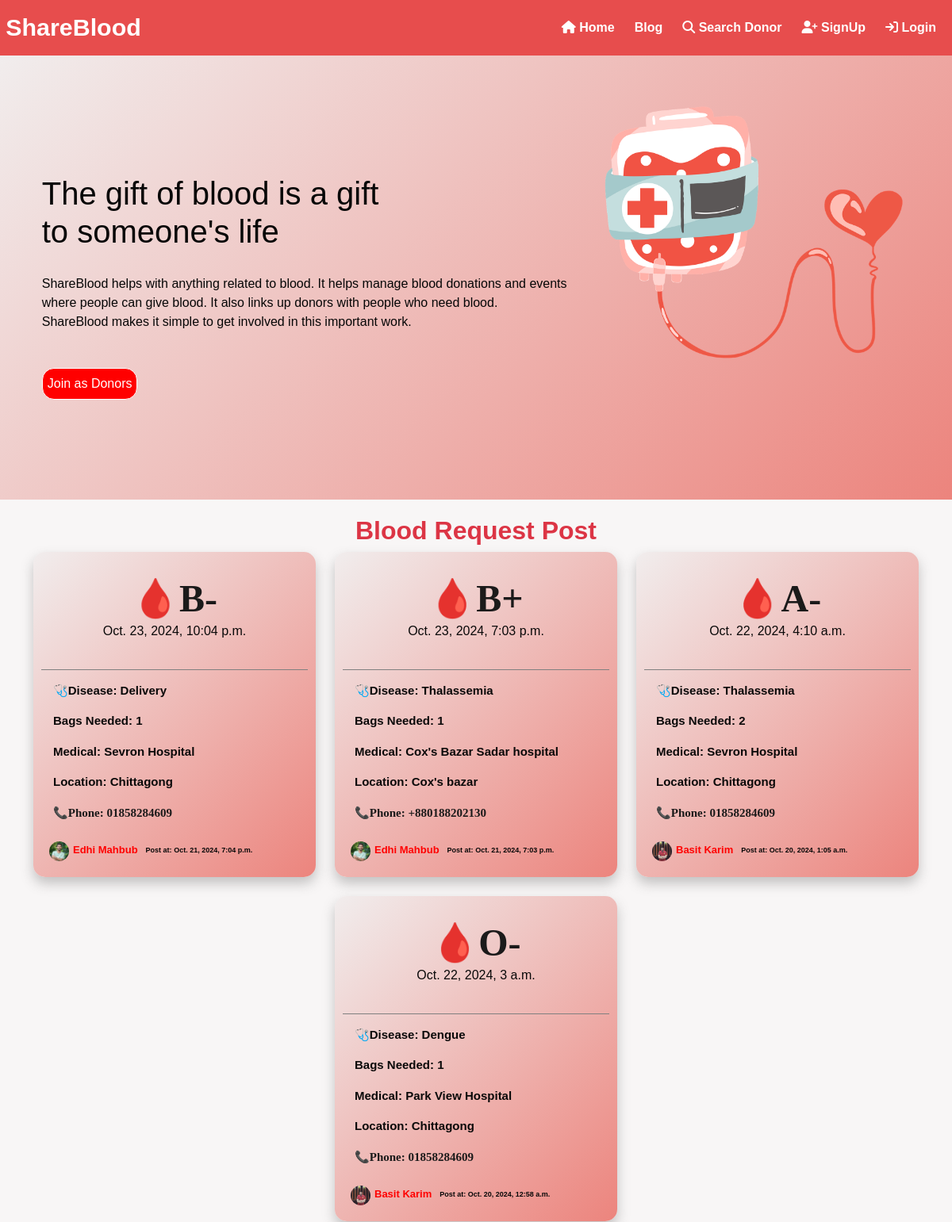
The app's page / (upper part), older data.
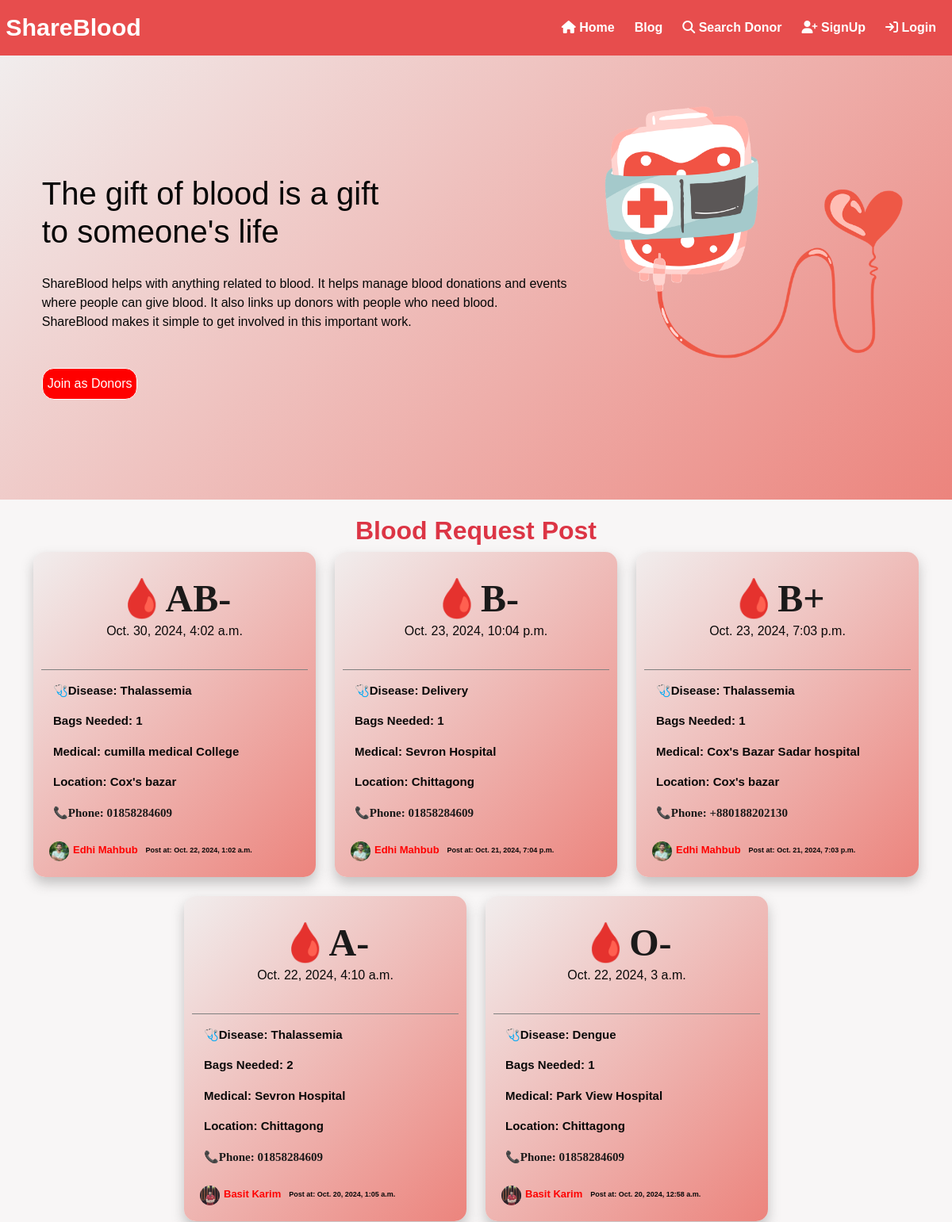
The same page, newer data.
### bloodology/models.py (models this page shows, shortened)
class BloodRequestPost(models.Model):
        BLOOD_GROUP_CHOICES = [
                ('A+', 'A+'),
                ('A-', 'A-'),
                ('B+', 'B+'),
                ('B-', 'B-'),
                ('O+', 'O+'),
                ('O-', 'O-'),
                ('AB+', 'AB+'),
                ('AB-', 'AB-'),
        ]
        user_profile = models.ForeignKey(UserProfile, on_delete=models.CASCADE)
        blood_group = models.CharField(max_length=10, choices=BLOOD_GROUP_CHOICES)
        date_time = models.DateTimeField()
        Disease_name = models.CharField(max_length=100)
        No_of_bag = models.IntegerField()
        medical_name = models.CharField( max_length=150)
        location = models.CharField(max_length=255)
        phone_number = models.CharField(max_length=15)
        created_at = models.DateTimeField(auto_now_add=True)

class UserProfile(models.Model):
        user = models.OneToOneField(User, on_delete=models.CASCADE)
        name = models.CharField(max_length=150)
        blood_group = models.CharField(max_length=5)
        phone_number = models.CharField(max_length=15)
        address = models.CharField(max_length=250)
        profile_img = models.ImageField(upload_to='Images')
        otp = models.CharField(max_length=6, blank=True, null=True)  # Store OTP
        otp_expiration = models.DateTimeField(blank=True, null=True)  # Expiration time for OTP

### bloodology/views.py (the view)
# urls.py: 2. Add a URL to urlpatterns:  path('', views.home, name='home')
def home(request):
    reqPost = BloodRequestPost.objects.all().order_by('-created_at')[:6]
    userProfiles = UserProfile.objects.all()[:4]
    return render(request, 'bloodology/home.html', {'posts': reqPost, 'profiles': userProfiles})

### bloodology/templates/bloodology/home.html (shortened to what this page needs)
{% extends 'bloodology/base.html' %}
{% load static %}
{% block content %}
    {% load static %}
    <div class="container1">
        <div class="container-1">
            <h1>The gift of blood is a gift<br />to someone's life</h1>
            <p>ShareBlood helps with anything related to blood. It helps manage blood donations and events <br>where people can give blood. It also links up donors with people who need blood. <br> ShareBlood makes it simple to get involved in this important work.</p>
            {% if request.user.is_authenticated %}
            <button><a href="{% url 'addRequest' %}">Add Blood Request</a></button>
            {% else %}
            <button><a href="{% url 'signUp' %}">Join as Donors</a></button>
            {% endif %}
        </div>
        <div class="container-pic">
            <div id="slideshow">
                <img src="{% static 'bloodology/image/img1.png' %}" id="image" />
            </div>
        </div>
    </div>
        <div class="request-post text-center">
            <h2><b class="text-danger">Blood Request Post</b></h2>
            <div class="container">
                <div class="all-post row justify-content-center">
                    {% for post in posts %}
                        <div class="post-page col-lg-4 col-md-6 col-sm-8 col-10 mb-4 d-flex justify-content-center">
                            <div class="blood-request-card-alt_p">
                                <div class="card-header_p">
                                    <h2 class="blood-group">{{ post.blood_group }}</h2>
                                    <p class="date-time">{{ post.date_time }}</p>
                                </div>
                                <div class="card-body_p">
                                    <p class="disease-name">Disease: {{ post.Disease_name }}</p>
                                    <p class="number-of-bags">Bags Needed: {{ post.No_of_bag }}</p>
                                    <p class="location">Medical: {{ post.medical_name }}</p>
                                    <p class="location">Location: {{ post.location }}</p>
                                    <p class="phone-number">Phone: {{ post.phone_number }}</p>
                                </div>
                                <div class="post-user-info">
                                    <img src="{{ post.user_profile.profile_img.url }}" alt="" class="dp">
                                    <h4 class="user-name">{{ post.user_profile.name }}</h4>
                                    <p class="create_at">Post at: {{ post.created_at }}</p>
                                </div>
                            </div>
                        </div>
                    {% empty %}
                        <p>There are no blood request posts available.</p>
                    {% endfor %}
                </div>
            </div>
        </div>
{% endblock content %}

Row changes from the older to the newer data that the page shows:
added BloodRequestPost: blood_group "AB-", date_time "Oct. 30, 2024, 4:02 a.m.", Disease_name "Thalassemia", No_of_bag "1", medical_name "cumilla medical College", location "Cox's bazar", phone_number "01858284609", user_profile.profile_img (picture), user_profile.name "Edhi Mahbub", created_at "Oct. 22, 2024, 1:02 a.m."
